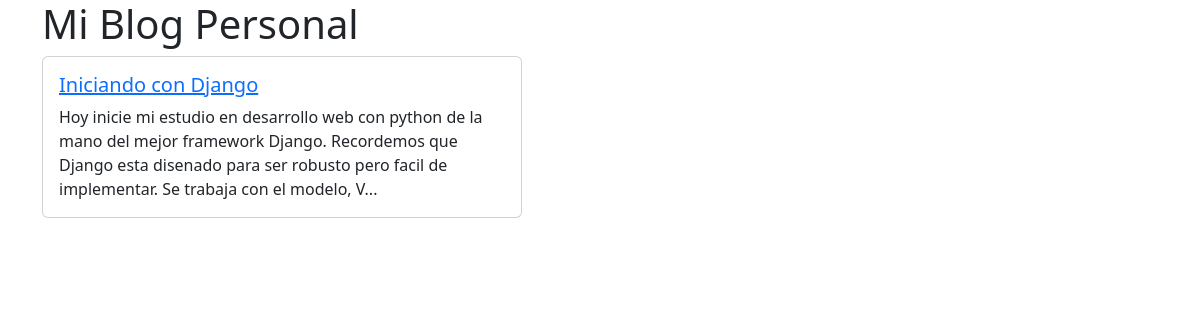
The page / on the database its author committed.
### blog/models.py (models this page shows, shortened)
class Post(models.Model):
    title = models.CharField(max_length=200)
    text = models.TextField()
    created_date = models.DateTimeField(auto_now_add=True)

### blog/views.py (the view)
# urls.py: path('', views.post_list, name='post_list'),
def post_list(request):
    posts = Post.objects.order_by('-created_date')
    return render(request, 'blog/post_list.html', {'posts': posts})

### blog/templates/blog/post_list.html (shortened to what this page needs)
<!DOCTYPE html>
<html lang="en">
<head>
    <link href="https://cdn.jsdelivr.net/npm/bootstrap@5.3.2/dist/css/bootstrap.min.css" rel="stylesheet">
</head>
<body>
    <div class="container">
        <h1>Mi Blog Personal</h1>
    <div>
        {%for post in posts %}
            <div class="card" style="width: 30rem;">
                <div class="card-body">
                    <h5 class="card-title"><a href="{% url 'post_detail' pk=post.pk %}">{{ post.title }}</a></h5>
                    <p class="card-text">{{ post.text|slice:":200" }}...</p>
                </div>
            </div>
        {% endfor %}
    </div>
    </div>
</body>
</html>

### rows shown on the page
Post: title "Iniciando con Django", text "Hoy inicie mi estudio en desarrollo web con python de la mano del mejor framework Django. Recordemos que Django esta disenado para ser robusto pero facil de implementar. Se trabaja con el modelo, V"
